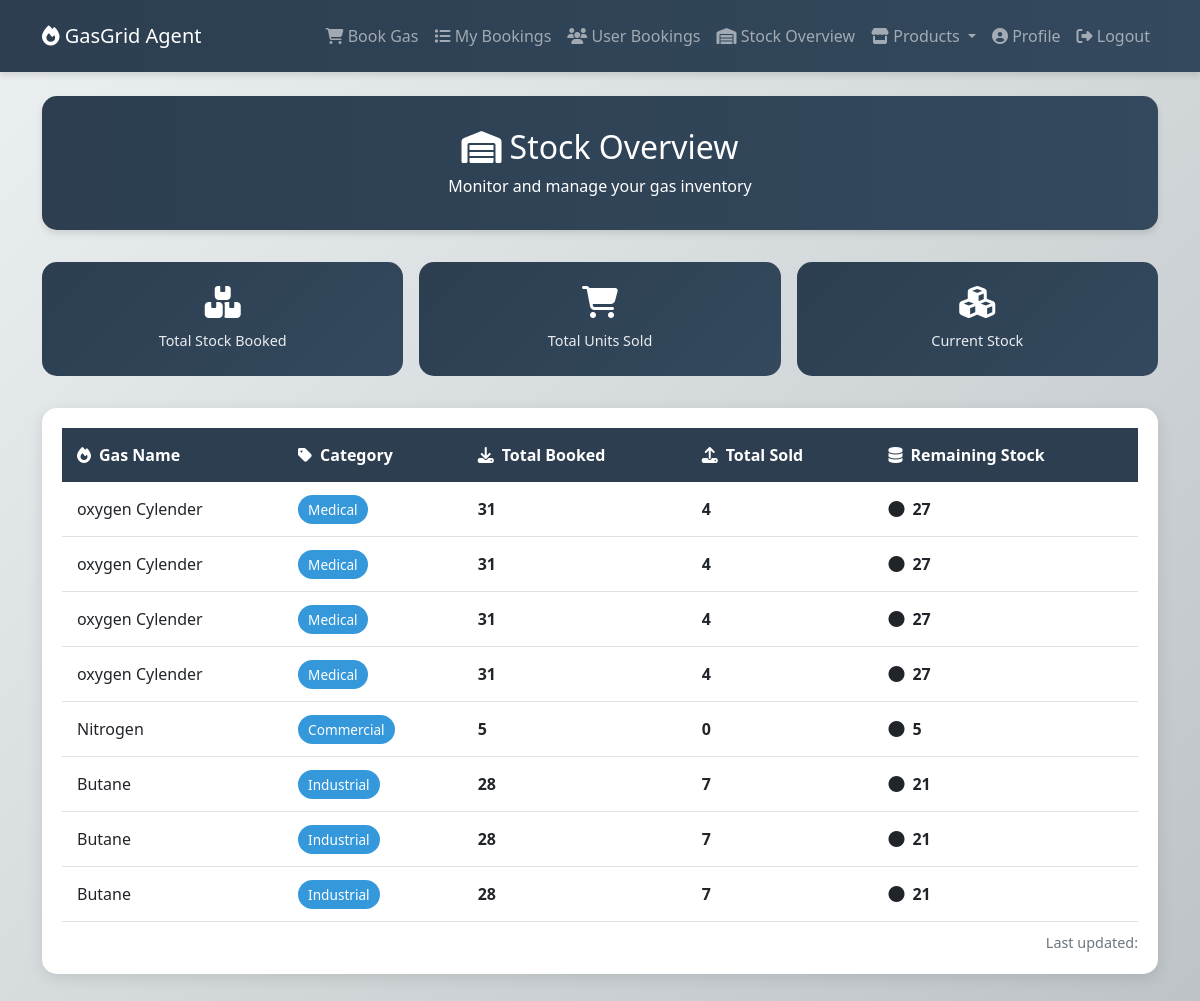
The app's page /Agent/stock-overview/ (signed in) with its own data.
### Admin/models.py (models this page shows)
class Gas(models.Model):
    CATEGORY_CHOICES = [
        ('Industrial', 'Industrial'),
        ('Commercial', 'Commercial'),
        ('Medical', 'Medical'),
    ]
    name = models.CharField(max_length=200, unique=True)
    category = models.CharField(max_length=50, choices=CATEGORY_CHOICES)
    quantity = models.PositiveIntegerField(help_text="Quantity available in stock",null=True, blank=True)
    initial_quantity = models.PositiveIntegerField(help_text="Initial quantity added")
    weight= models.CharField(max_length=50)
    retailer_price = models.DecimalField(max_digits=10, decimal_places=2, help_text="Price per unit")
    added_on = models.DateTimeField(auto_now_add=True)

### Agent/views.py (the view)
# urls.py: path("stock-overview/", views.agent_stock_overview, name="agent_stock_overview"),
def agent_stock_overview(request):
    if 'agid' not in request.session:
        messages.error(request, "You must be logged in as an agent!")
        return redirect("Agent:agent_login")
    agent_id = request.session['agid']
    agent_gas_bookings = GasBookAgent.objects.filter(agent_id=agent_id).select_related("gas_product")
    stock_data = []
    for booking in agent_gas_bookings:
        gas = booking.gas_product
        total_booked_from_admin = GasBookAgent.objects.filter(agent=booking.agent, gas_product=gas).aggregate(Sum("quantity"))["quantity__sum"] or 0
        total_sold_to_users = UserBookGas.objects.filter(agent=booking.agent, gas_product=gas).aggregate(Sum("quantity"))["quantity__sum"] or 0
        remaining_stock = total_booked_from_admin - total_sold_to_users
        stock_data.append({
            "gas": gas,
            "total_booked": total_booked_from_admin,
            "total_sold": total_sold_to_users,
            "remaining_stock": remaining_stock
        })
    return render(request, "Agent/agent_stock_overview.html", {"stock_data": stock_data})

### Agent/templates/Agent/agent_stock_overview.html (shortened to what this page needs)
<!DOCTYPE html>
<html lang="en">
<head>
    <link href="https://cdn.jsdelivr.net/npm/bootstrap@5.3.0/dist/css/bootstrap.min.css" rel="stylesheet">
    <link href="https://cdnjs.cloudflare.com/ajax/libs/font-awesome/6.4.0/css/all.min.css" rel="stylesheet">
</head>
<body>
       <nav class="navbar navbar-expand-lg navbar-dark sticky-top">
        <div class="container">
            <a class="navbar-brand" href="{% url 'Agent:agent_home'%}">
                <i class="fas fa-fire"></i> GasGrid Agent
            </a>
            <div class="collapse navbar-collapse" id="navbarNav">
                <ul class="navbar-nav ms-auto">
                    <li class="nav-item">
                        <a class="nav-link" href="{% url 'Agent:view_gas_products' %}">
                            <i class="fas fa-shopping-cart"></i> Book Gas
                        </a>
                    </li>
                    <li class="nav-item">
                        <a class="nav-link" href="{% url 'Agent:agent_bookings' %}">
                            <i class="fas fa-list"></i> My Bookings
                        </a>
                    </li>
                    <li class="nav-item">
                        <a class="nav-link" href="{% url 'Agent:agent_view_user_bookings' %}">
                            <i class="fas fa-users"></i> User Bookings
                        </a>
                    </li>
                    <li class="nav-item">
                        <a class="nav-link" href="{% url 'Agent:agent_stock_overview' %}">
                            <i class="fas fa-warehouse"></i> Stock Overview
                        </a>
                    </li>
                    <li class="nav-item dropdown">
                        <a class="nav-link dropdown-toggle" href="#" id="navbarDropdown" role="button" data-bs-toggle="dropdown">
                            <i class="fas fa-store"></i> Products
                        </a>
                    </li>
                    <li class="nav-item">
                        <a class="nav-link" href="{% url 'Agent:agent_profile' %}">
                            <i class="fas fa-user-circle"></i> Profile
                        </a>
                    </li>
                    <li class="nav-item">
                        <a class="nav-link" href="{% url 'User:index' %}">
                            <i class="fa-solid fa-right-from-bracket"></i> Logout
                        </a>
                    </li>
                </ul>
            </div>
        </div>
    </nav>
    <div class="container mt-4">
        <div class="page-header text-center">
            <h2><i class="fas fa-warehouse me-2"></i>Stock Overview</h2>
            <p class="mb-0">Monitor and manage your gas inventory</p>
        </div>
        <div class="stats-row">
            <div class="stat-card">
                <i class="fas fa-boxes fa-2x"></i>
                <div class="stat-label">Total Stock Booked</div>
            </div>
            <div class="stat-card">
                <i class="fas fa-shopping-cart fa-2x"></i>
                <div class="stat-label">Total Units Sold</div>
            </div>
            <div class="stat-card">
                <i class="fas fa-cubes fa-2x"></i>
                <div class="stat-label">Current Stock</div>
            </div>
        </div>
        <div class="stock-overview-card">
            <div class="table-responsive">
                <table class="table">
                    <thead>
                        <tr>
                            <th><i class="fas fa-fire me-2"></i>Gas Name</th>
                            <th><i class="fas fa-tag me-2"></i>Category</th>
                            <th><i class="fas fa-download me-2"></i>Total Booked</th>
                            <th><i class="fas fa-upload me-2"></i>Total Sold</th>
                            <th><i class="fas fa-database me-2"></i>Remaining Stock</th>
                        </tr>
                    </thead>
                    <tbody>
                        {% for stock in stock_data %}
                        <tr>
                            <td class="gas-name">{{ stock.gas.name }}</td>
                            <td><span class="category-badge">{{ stock.gas.category }}</span></td>
                            <td class="stock-value">{{ stock.total_booked }}</td>
                            <td class="stock-value">{{ stock.total_sold }}</td>
                            <td class="stock-value {% if stock.remaining_stock < 10 %}stock-low{% elif stock.remaining_stock < 30 %}stock-medium{% else %}stock-high{% endif %}">
                                <i class="fas fa-circle me-2"></i>{{ stock.remaining_stock }}
                            </td>
                        </tr>
                        {% endfor %}
                    </tbody>
                </table>
            </div>
            <div class="last-updated">
                Last updated: {{ current_date }}
            </div>
        </div>
    </div>
</body>
</html>

### Agent/templates/Agent/agent_stock_overview.html (style rules this page uses)
:root { --primary-color: #2C3E50; --secondary-color: #34495E; --accent-color: #3498DB; --success-color: #2ECC71; --warning-color: #F1C40F; --danger-color: #E74C3C; --background-color: #ECF0F1; }
body { background: linear-gradient(135deg, #ECF0F1 0%, #BDC3C7 100%); font-family: 'Segoe UI', Tahoma, Geneva, Verdana, sans-serif; min-height: 100vh; }
.navbar { background: linear-gradient(to right, var(--primary-color), var(--secondary-color)); padding: 1rem 0; box-shadow: 0 4px 6px rgba(0,0,0,0.1); }
.page-header { background: linear-gradient(to right, var(--primary-color), var(--secondary-color)); color: white; padding: 2rem 0; margin-bottom: 2rem; border-radius: 15px; box-shadow: 0 4px 6px rgba(0,0,0,0.1); }
.stock-overview-card { background: white; border-radius: 15px; box-shadow: 0 4px 15px rgba(0,0,0,0.1); padding: 20px; margin-bottom: 30px; }
.stats-row { display: flex; justify-content: space-between; margin-bottom: 2rem; flex-wrap: wrap; gap: 1rem; }
.stat-card { background: linear-gradient(135deg, var(--primary-color), var(--secondary-color)); color: white; padding: 1.5rem; border-radius: 15px; flex: 1; min-width: 200px; text-align: center; transition: transform 0.3s ease; }
.stat-label { font-size: 0.9rem; opacity: 0.9; }
.table { margin-bottom: 0; }
.table thead th { background: var(--primary-color); color: white; padding: 15px; border: none; white-space: nowrap; }
.table tbody td { padding: 15px; vertical-align: middle; }
.table tbody tr { transition: all 0.3s ease; }
.category-badge { padding: 5px 10px; border-radius: 15px; font-size: 0.85rem; background: var(--accent-color); color: white; }
.stock-value { font-weight: 600; color: var(--primary-color); }
.stock-low { color: var(--danger-color); }
.stock-medium { color: var(--warning-color); }
.last-updated { text-align: right; color: #6c757d; font-size: 0.9rem; margin-top: 10px; }

### records on screen
Gas: gas.name "oxygen Cylender", gas.category "Medical", total_booked "31", total_sold "4", remaining_stock "27"
Gas: gas.name "Nitrogen", gas.category "Commercial", total_booked "5", total_sold "0", remaining_stock "5"
Gas: gas.name "Butane", gas.category "Industrial", total_booked "28", total_sold "7", remaining_stock "21"
